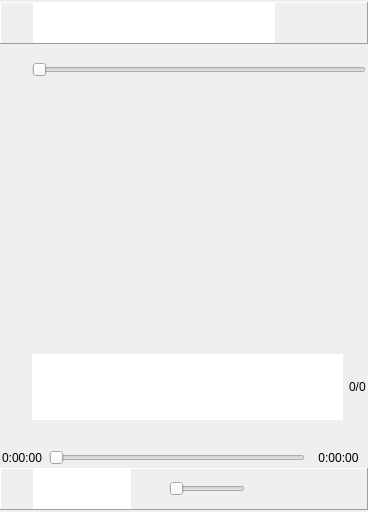
<?xml version="1.0" encoding="UTF-8"?>
<ui version="4.0">
 <class>CMainWindow</class>
 <widget class="QMainWindow" name="CMainWindow">
  <property name="geometry">
   <rect>
    <x>0</x>
    <y>0</y>
    <width>368</width>
    <height>512</height>
   </rect>
  </property>
  <property name="windowTitle">
   <string>AIVCtrl</string>
  </property>
  <widget class="QWidget" name="centralWidget">
   <layout class="QVBoxLayout" name="verticalLayout_7">
    <property name="spacing">
     <number>0</number>
    </property>
    <property name="leftMargin">
     <number>0</number>
    </property>
    <property name="topMargin">
     <number>2</number>
    </property>
    <property name="rightMargin">
     <number>0</number>
    </property>
    <property name="bottomMargin">
     <number>2</number>
    </property>
    <item>
     <widget class="QFrame" name="m_header">
      <property name="frameShape">
       <enum>QFrame::Panel</enum>
      </property>
      <property name="frameShadow">
       <enum>QFrame::Raised</enum>
      </property>
      <layout class="QHBoxLayout" name="horizontalLayout">
       <property name="spacing">
        <number>6</number>
       </property>
       <property name="leftMargin">
        <number>2</number>
       </property>
       <property name="topMargin">
        <number>0</number>
       </property>
       <property name="rightMargin">
        <number>2</number>
       </property>
       <property name="bottomMargin">
        <number>0</number>
       </property>
       <item>
        <widget class="QToolButton" name="m_home">
         <property name="toolTip">
          <string>Home</string>
         </property>
         <property name="icon">
          <iconset resource="aivctrl.qrc">
           <normaloff>:/icons/home.png</normaloff>:/icons/home.png</iconset>
         </property>
         <property name="autoRaise">
          <bool>true</bool>
         </property>
        </widget>
       </item>
       <item>
        <layout class="QVBoxLayout" name="verticalLayout_3">
         <property name="spacing">
          <number>0</number>
         </property>
         <item>
          <widget class="QLineEdit" name="m_provider">
           <property name="toolTip">
            <string>Provider or search</string>
           </property>
           <property name="frame">
            <bool>false</bool>
           </property>
           <property name="readOnly">
            <bool>false</bool>
           </property>
          </widget>
         </item>
         <item>
          <widget class="CFolderBrowser" name="m_folders">
           <property name="toolTip">
            <string>Current folder list</string>
           </property>
           <property name="frame">
            <bool>false</bool>
           </property>
           <property name="readOnly">
            <bool>false</bool>
           </property>
          </widget>
         </item>
        </layout>
       </item>
       <item>
        <widget class="QToolButton" name="m_previousStackedWidgetIndex">
         <property name="toolTip">
          <string>Previous folder</string>
         </property>
         <property name="icon">
          <iconset resource="aivctrl.qrc">
           <normaloff>:/icons/previous_folder.png</normaloff>:/icons/previous_folder.png</iconset>
         </property>
         <property name="autoRaise">
          <bool>true</bool>
         </property>
        </widget>
       </item>
       <item>
        <widget class="QToolButton" name="m_currentQueuePlaying">
         <property name="toolTip">
          <string>Current queue or current playing</string>
         </property>
         <property name="icon">
          <iconset resource="aivctrl.qrc">
           <normaloff>:/icons/queue.png</normaloff>:/icons/queue.png</iconset>
         </property>
         <property name="autoRaise">
          <bool>true</bool>
         </property>
        </widget>
       </item>
       <item>
        <widget class="QToolButton" name="m_contextualActions">
         <property name="toolTip">
          <string>Contextual commands</string>
         </property>
         <property name="icon">
          <iconset resource="aivctrl.qrc">
           <normaloff>:/icons/contextual_actions.png</normaloff>:/icons/contextual_actions.png</iconset>
         </property>
         <property name="popupMode">
          <enum>QToolButton::InstantPopup</enum>
         </property>
         <property name="autoRaise">
          <bool>true</bool>
         </property>
        </widget>
       </item>
      </layout>
     </widget>
    </item>
    <item>
     <widget class="QWidget" name="m_networkProgress" native="true">
      <property name="sizePolicy">
       <sizepolicy hsizetype="Preferred" vsizetype="Fixed">
        <horstretch>0</horstretch>
        <verstretch>0</verstretch>
       </sizepolicy>
      </property>
      <layout class="QHBoxLayout" name="m_comNetworkLayout">
       <property name="spacing">
        <number>9</number>
       </property>
       <property name="leftMargin">
        <number>2</number>
       </property>
       <property name="topMargin">
        <number>0</number>
       </property>
       <property name="rightMargin">
        <number>2</number>
       </property>
       <property name="bottomMargin">
        <number>0</number>
       </property>
       <item>
        <widget class="QLabel" name="m_comServer">
         <property name="sizePolicy">
          <sizepolicy hsizetype="Preferred" vsizetype="Fixed">
           <horstretch>0</horstretch>
           <verstretch>0</verstretch>
          </sizepolicy>
         </property>
         <property name="maximumSize">
          <size>
           <width>20</width>
           <height>20</height>
          </size>
         </property>
         <property name="toolTip">
          <string>Current server</string>
         </property>
         <property name="pixmap">
          <pixmap resource="aivctrl.qrc">:/icons/server.png</pixmap>
         </property>
         <property name="scaledContents">
          <bool>true</bool>
         </property>
        </widget>
       </item>
       <item>
        <widget class="QLabel" name="m_comControlPoint">
         <property name="maximumSize">
          <size>
           <width>20</width>
           <height>20</height>
          </size>
         </property>
         <property name="toolTip">
          <string>AIVCtrl</string>
         </property>
         <property name="pixmap">
          <pixmap resource="aivctrl.qrc">:/icons/aivctrl48.ico</pixmap>
         </property>
         <property name="scaledContents">
          <bool>true</bool>
         </property>
        </widget>
       </item>
       <item>
        <widget class="QLabel" name="m_comRenderer">
         <property name="sizePolicy">
          <sizepolicy hsizetype="Preferred" vsizetype="Fixed">
           <horstretch>0</horstretch>
           <verstretch>0</verstretch>
          </sizepolicy>
         </property>
         <property name="maximumSize">
          <size>
           <width>20</width>
           <height>20</height>
          </size>
         </property>
         <property name="toolTip">
          <string>Current renderer</string>
         </property>
         <property name="pixmap">
          <pixmap resource="aivctrl.qrc">:/icons/device.png</pixmap>
         </property>
         <property name="scaledContents">
          <bool>true</bool>
         </property>
         <property name="alignment">
          <set>Qt::AlignRight|Qt::AlignTrailing|Qt::AlignVCenter</set>
         </property>
        </widget>
       </item>
      </layout>
     </widget>
    </item>
    <item>
     <widget class="QStackedWidget" name="m_stackedWidget">
      <property name="currentIndex">
       <number>4</number>
      </property>
      <widget class="QWidget" name="m_pHome">
       <layout class="QVBoxLayout" name="verticalLayout">
        <property name="spacing">
         <number>6</number>
        </property>
        <property name="leftMargin">
         <number>2</number>
        </property>
        <property name="topMargin">
         <number>0</number>
        </property>
        <property name="rightMargin">
         <number>2</number>
        </property>
        <property name="bottomMargin">
         <number>0</number>
        </property>
        <item>
         <layout class="QHBoxLayout" name="horizontalLayout_8">
          <item>
           <widget class="Line" name="line_4">
            <property name="orientation">
             <enum>Qt::Horizontal</enum>
            </property>
           </widget>
          </item>
          <item>
           <widget class="QLabel" name="m_myDeviceLabel">
            <property name="sizePolicy">
             <sizepolicy hsizetype="Maximum" vsizetype="Preferred">
              <horstretch>0</horstretch>
              <verstretch>0</verstretch>
             </sizepolicy>
            </property>
            <property name="text">
             <string>Playlists</string>
            </property>
            <property name="alignment">
             <set>Qt::AlignCenter</set>
            </property>
           </widget>
          </item>
          <item>
           <widget class="Line" name="line_5">
            <property name="orientation">
             <enum>Qt::Horizontal</enum>
            </property>
           </widget>
          </item>
         </layout>
        </item>
        <item>
         <widget class="CMyDeviceBrowser" name="m_myDevice">
          <property name="sizePolicy">
           <sizepolicy hsizetype="Expanding" vsizetype="Expanding">
            <horstretch>0</horstretch>
            <verstretch>2</verstretch>
           </sizepolicy>
          </property>
          <property name="toolTip">
           <string>Local playlists. Theses playlists are stored on your computer, phone...</string>
          </property>
          <property name="frameShape">
           <enum>QFrame::NoFrame</enum>
          </property>
          <property name="editTriggers">
           <set>QAbstractItemView::EditKeyPressed|QAbstractItemView::SelectedClicked</set>
          </property>
          <property name="sortingEnabled">
           <bool>false</bool>
          </property>
         </widget>
        </item>
        <item>
         <layout class="QHBoxLayout" name="horizontalLayout_9">
          <property name="spacing">
           <number>6</number>
          </property>
          <item>
           <widget class="Line" name="line_2">
            <property name="orientation">
             <enum>Qt::Horizontal</enum>
            </property>
           </widget>
          </item>
          <item>
           <widget class="QLabel" name="m_serverLabel">
            <property name="sizePolicy">
             <sizepolicy hsizetype="Maximum" vsizetype="Preferred">
              <horstretch>0</horstretch>
              <verstretch>0</verstretch>
             </sizepolicy>
            </property>
            <property name="text">
             <string>Servers</string>
            </property>
            <property name="alignment">
             <set>Qt::AlignCenter</set>
            </property>
           </widget>
          </item>
          <item>
           <widget class="Line" name="line_3">
            <property name="sizePolicy">
             <sizepolicy hsizetype="Minimum" vsizetype="Fixed">
              <horstretch>0</horstretch>
              <verstretch>0</verstretch>
             </sizepolicy>
            </property>
            <property name="orientation">
             <enum>Qt::Horizontal</enum>
            </property>
           </widget>
          </item>
         </layout>
        </item>
        <item>
         <widget class="CDeviceBrowser" name="m_servers">
          <property name="sizePolicy">
           <sizepolicy hsizetype="Expanding" vsizetype="Expanding">
            <horstretch>0</horstretch>
            <verstretch>1</verstretch>
           </sizepolicy>
          </property>
          <property name="toolTip">
           <string>Local servers</string>
          </property>
          <property name="frameShape">
           <enum>QFrame::NoFrame</enum>
          </property>
          <property name="sortingEnabled">
           <bool>true</bool>
          </property>
         </widget>
        </item>
        <item>
         <layout class="QHBoxLayout" name="m_cloudLayout">
          <property name="spacing">
           <number>6</number>
          </property>
          <item>
           <widget class="Line" name="m_cloudLine1">
            <property name="orientation">
             <enum>Qt::Horizontal</enum>
            </property>
           </widget>
          </item>
          <item>
           <widget class="QLabel" name="m_cloudLabel">
            <property name="sizePolicy">
             <sizepolicy hsizetype="Maximum" vsizetype="Preferred">
              <horstretch>0</horstretch>
              <verstretch>0</verstretch>
             </sizepolicy>
            </property>
            <property name="text">
             <string>Cloud</string>
            </property>
            <property name="alignment">
             <set>Qt::AlignCenter</set>
            </property>
           </widget>
          </item>
          <item>
           <widget class="Line" name="m_cloudLine2">
            <property name="sizePolicy">
             <sizepolicy hsizetype="Minimum" vsizetype="Fixed">
              <horstretch>0</horstretch>
              <verstretch>0</verstretch>
             </sizepolicy>
            </property>
            <property name="orientation">
             <enum>Qt::Horizontal</enum>
            </property>
           </widget>
          </item>
         </layout>
        </item>
        <item>
         <widget class="CCloudBrowser" name="m_cloud">
          <property name="sizePolicy">
           <sizepolicy hsizetype="Expanding" vsizetype="Expanding">
            <horstretch>0</horstretch>
            <verstretch>1</verstretch>
           </sizepolicy>
          </property>
          <property name="toolTip">
           <string>Remote servers</string>
          </property>
          <property name="frameShape">
           <enum>QFrame::NoFrame</enum>
          </property>
          <property name="sortingEnabled">
           <bool>true</bool>
          </property>
         </widget>
        </item>
       </layout>
      </widget>
      <widget class="QWidget" name="m_pContentDirectory">
       <layout class="QVBoxLayout" name="verticalLayout_4">
        <property name="spacing">
         <number>2</number>
        </property>
        <property name="leftMargin">
         <number>2</number>
        </property>
        <property name="topMargin">
         <number>0</number>
        </property>
        <property name="rightMargin">
         <number>2</number>
        </property>
        <property name="bottomMargin">
         <number>0</number>
        </property>
        <item>
         <widget class="CContentDirectoryBrowser" name="m_contentDirectory">
          <property name="toolTip">
           <string>Content directory of the current server </string>
          </property>
          <property name="frameShape">
           <enum>QFrame::NoFrame</enum>
          </property>
          <property name="alternatingRowColors">
           <bool>true</bool>
          </property>
          <property name="selectionMode">
           <enum>QAbstractItemView::ExtendedSelection</enum>
          </property>
         </widget>
        </item>
       </layout>
      </widget>
      <widget class="QWidget" name="m_pQueue">
       <layout class="QVBoxLayout" name="verticalLayout_5">
        <property name="spacing">
         <number>2</number>
        </property>
        <property name="leftMargin">
         <number>2</number>
        </property>
        <property name="topMargin">
         <number>0</number>
        </property>
        <property name="rightMargin">
         <number>2</number>
        </property>
        <property name="bottomMargin">
         <number>0</number>
        </property>
        <item>
         <widget class="CPlaylistBrowser" name="m_queue">
          <property name="toolTip">
           <string>Current queue</string>
          </property>
          <property name="frameShape">
           <enum>QFrame::NoFrame</enum>
          </property>
          <property name="editTriggers">
           <set>QAbstractItemView::NoEditTriggers</set>
          </property>
          <property name="alternatingRowColors">
           <bool>true</bool>
          </property>
          <property name="selectionMode">
           <enum>QAbstractItemView::ExtendedSelection</enum>
          </property>
         </widget>
        </item>
       </layout>
      </widget>
      <widget class="QWidget" name="m_pPlaylistContent">
       <layout class="QVBoxLayout" name="verticalLayout_2">
        <property name="spacing">
         <number>2</number>
        </property>
        <property name="leftMargin">
         <number>2</number>
        </property>
        <property name="topMargin">
         <number>0</number>
        </property>
        <property name="rightMargin">
         <number>2</number>
        </property>
        <property name="bottomMargin">
         <number>0</number>
        </property>
        <item>
         <widget class="CPlaylistBrowser" name="m_playlistContent">
          <property name="toolTip">
           <string>Current plyalist</string>
          </property>
          <property name="frameShape">
           <enum>QFrame::NoFrame</enum>
          </property>
          <property name="editTriggers">
           <set>QAbstractItemView::NoEditTriggers</set>
          </property>
          <property name="alternatingRowColors">
           <bool>true</bool>
          </property>
          <property name="selectionMode">
           <enum>QAbstractItemView::ExtendedSelection</enum>
          </property>
         </widget>
        </item>
       </layout>
      </widget>
      <widget class="QWidget" name="m_pCurrent">
       <layout class="QGridLayout" name="gridLayout_2">
        <property name="leftMargin">
         <number>2</number>
        </property>
        <property name="topMargin">
         <number>0</number>
        </property>
        <property name="rightMargin">
         <number>2</number>
        </property>
        <property name="bottomMargin">
         <number>0</number>
        </property>
        <property name="spacing">
         <number>2</number>
        </property>
        <item row="0" column="0">
         <layout class="QHBoxLayout" name="horizontalLayout_5">
          <item>
           <widget class="QToolButton" name="m_mute2">
            <property name="toolTip">
             <string>Mute or listen</string>
            </property>
            <property name="icon">
             <iconset resource="aivctrl.qrc">
              <normaloff>:/icons/speaker_on.png</normaloff>:/icons/speaker_on.png</iconset>
            </property>
            <property name="autoRaise">
             <bool>true</bool>
            </property>
           </widget>
          </item>
          <item>
           <widget class="CSlider" name="m_volume2">
            <property name="toolTip">
             <string>Volume</string>
            </property>
            <property name="orientation">
             <enum>Qt::Horizontal</enum>
            </property>
           </widget>
          </item>
         </layout>
        </item>
        <item row="2" column="0">
         <layout class="QHBoxLayout" name="horizontalLayout_6">
          <item>
           <widget class="QToolButton" name="m_favorite">
            <property name="toolTip">
             <string>Favorites</string>
            </property>
            <property name="icon">
             <iconset resource="aivctrl.qrc">
              <normaloff>:/icons/favorite.png</normaloff>:/icons/favorite.png</iconset>
            </property>
            <property name="autoRaise">
             <bool>true</bool>
            </property>
           </widget>
          </item>
          <item>
           <widget class="CTextMetaData" name="m_trackMetadata">
            <property name="sizePolicy">
             <sizepolicy hsizetype="Expanding" vsizetype="Fixed">
              <horstretch>0</horstretch>
              <verstretch>0</verstretch>
             </sizepolicy>
            </property>
            <property name="maximumSize">
             <size>
              <width>16777215</width>
              <height>66</height>
             </size>
            </property>
            <property name="toolTip">
             <string>Title, album and artist</string>
            </property>
            <property name="frameShape">
             <enum>QFrame::NoFrame</enum>
            </property>
            <property name="undoRedoEnabled">
             <bool>false</bool>
            </property>
            <property name="readOnly">
             <bool>true</bool>
            </property>
            <property name="textInteractionFlags">
             <set>Qt::NoTextInteraction</set>
            </property>
           </widget>
          </item>
          <item>
           <widget class="QLabel" name="m_rank">
            <property name="sizePolicy">
             <sizepolicy hsizetype="Preferred" vsizetype="Maximum">
              <horstretch>0</horstretch>
              <verstretch>0</verstretch>
             </sizepolicy>
            </property>
            <property name="toolTip">
             <string>Rank in the queue</string>
            </property>
            <property name="text">
             <string>0/0</string>
            </property>
           </widget>
          </item>
         </layout>
        </item>
        <item row="4" column="0">
         <layout class="QHBoxLayout" name="horizontalLayout_4">
          <item>
           <widget class="QLabel" name="m_relTime">
            <property name="toolTip">
             <string>Time from start</string>
            </property>
            <property name="text">
             <string>0:00:00</string>
            </property>
           </widget>
          </item>
          <item>
           <widget class="CPosition" name="m_position">
            <property name="toolTip">
             <string>Position in the item</string>
            </property>
            <property name="orientation">
             <enum>Qt::Horizontal</enum>
            </property>
           </widget>
          </item>
          <item>
           <widget class="QToolButton" name="m_absTime">
            <property name="toolTip">
             <string>Item duration or remaining time</string>
            </property>
            <property name="text">
             <string>0:00:00</string>
            </property>
            <property name="checkable">
             <bool>true</bool>
            </property>
            <property name="autoRaise">
             <bool>true</bool>
            </property>
           </widget>
          </item>
         </layout>
        </item>
        <item row="1" column="0">
         <widget class="CCover" name="m_cover" native="true">
          <property name="sizePolicy">
           <sizepolicy hsizetype="MinimumExpanding" vsizetype="MinimumExpanding">
            <horstretch>0</horstretch>
            <verstretch>0</verstretch>
           </sizepolicy>
          </property>
          <property name="toolTip">
           <string>Current cover</string>
          </property>
          <property name="text" stdset="0">
           <string/>
          </property>
          <property name="pixmap" stdset="0">
           <pixmap resource="aivctrl.qrc">:/icons/audio_file_big.png</pixmap>
          </property>
         </widget>
        </item>
        <item row="3" column="0">
         <layout class="QHBoxLayout" name="horizontalLayout_3">
          <item>
           <widget class="QToolButton" name="m_repeat">
            <property name="toolTip">
             <string>Repeat all, repeat one or disable repeat</string>
            </property>
            <property name="icon">
             <iconset resource="aivctrl.qrc">
              <normaloff>:/icons/repeat_off.png</normaloff>:/icons/repeat_off.png</iconset>
            </property>
            <property name="autoRaise">
             <bool>true</bool>
            </property>
           </widget>
          </item>
          <item>
           <widget class="QToolButton" name="m_previous2">
            <property name="toolTip">
             <string>Previous item in the queue</string>
            </property>
            <property name="icon">
             <iconset resource="aivctrl.qrc">
              <normaloff>:/icons/previous.png</normaloff>:/icons/previous.png</iconset>
            </property>
            <property name="autoRaise">
             <bool>true</bool>
            </property>
           </widget>
          </item>
          <item>
           <widget class="QToolButton" name="m_play2">
            <property name="toolTip">
             <string>Play, pause, stop</string>
            </property>
            <property name="icon">
             <iconset resource="aivctrl.qrc">
              <normaloff>:/icons/playing_off.png</normaloff>:/icons/playing_off.png</iconset>
            </property>
            <property name="autoRaise">
             <bool>true</bool>
            </property>
           </widget>
          </item>
          <item>
           <widget class="QToolButton" name="m_next2">
            <property name="toolTip">
             <string>Nexst item in the queue</string>
            </property>
            <property name="icon">
             <iconset resource="aivctrl.qrc">
              <normaloff>:/icons/next.png</normaloff>:/icons/next.png</iconset>
            </property>
            <property name="autoRaise">
             <bool>true</bool>
            </property>
           </widget>
          </item>
          <item>
           <widget class="QToolButton" name="m_shuffle">
            <property name="toolTip">
             <string>Enable or disable shuffle</string>
            </property>
            <property name="icon">
             <iconset resource="aivctrl.qrc">
              <normaloff>:/icons/shuffle_off.png</normaloff>:/icons/shuffle_off.png</iconset>
            </property>
            <property name="autoRaise">
             <bool>true</bool>
            </property>
           </widget>
          </item>
         </layout>
        </item>
       </layout>
      </widget>
      <widget class="QWidget" name="m_pDebug">
       <layout class="QHBoxLayout" name="horizontalLayout_7">
        <property name="spacing">
         <number>2</number>
        </property>
        <property name="leftMargin">
         <number>2</number>
        </property>
        <property name="topMargin">
         <number>2</number>
        </property>
        <property name="rightMargin">
         <number>2</number>
        </property>
        <property name="bottomMargin">
         <number>2</number>
        </property>
        <item>
         <widget class="QPlainTextEdit" name="m_dump">
          <property name="frameShape">
           <enum>QFrame::NoFrame</enum>
          </property>
         </widget>
        </item>
       </layout>
      </widget>
     </widget>
    </item>
    <item>
     <widget class="QFrame" name="m_footer">
      <property name="frameShape">
       <enum>QFrame::Panel</enum>
      </property>
      <property name="frameShadow">
       <enum>QFrame::Raised</enum>
      </property>
      <layout class="QHBoxLayout" name="horizontalLayout_2">
       <property name="spacing">
        <number>6</number>
       </property>
       <property name="leftMargin">
        <number>2</number>
       </property>
       <property name="topMargin">
        <number>0</number>
       </property>
       <property name="rightMargin">
        <number>2</number>
       </property>
       <property name="bottomMargin">
        <number>0</number>
       </property>
       <item>
        <widget class="QToolButton" name="m_currentPlayingIcon">
         <property name="toolTip">
          <string>Current playing</string>
         </property>
         <property name="icon">
          <iconset resource="aivctrl.qrc">
           <normaloff>:/icons/no_album_art.png</normaloff>:/icons/no_album_art.png</iconset>
         </property>
         <property name="autoRaise">
          <bool>true</bool>
         </property>
        </widget>
       </item>
       <item>
        <layout class="QVBoxLayout" name="verticalLayout_6">
         <property name="spacing">
          <number>0</number>
         </property>
         <item>
          <widget class="QLineEdit" name="m_rendererName">
           <property name="toolTip">
            <string>Current renderer name</string>
           </property>
           <property name="frame">
            <bool>false</bool>
           </property>
           <property name="readOnly">
            <bool>false</bool>
           </property>
          </widget>
         </item>
         <item>
          <widget class="QLineEdit" name="m_title">
           <property name="toolTip">
            <string>Current title</string>
           </property>
           <property name="frame">
            <bool>false</bool>
           </property>
           <property name="readOnly">
            <bool>false</bool>
           </property>
          </widget>
         </item>
        </layout>
       </item>
       <item>
        <spacer name="horizontalSpacer">
         <property name="orientation">
          <enum>Qt::Horizontal</enum>
         </property>
         <property name="sizeType">
          <enum>QSizePolicy::Minimum</enum>
         </property>
         <property name="sizeHint" stdset="0">
          <size>
           <width>2</width>
           <height>20</height>
          </size>
         </property>
        </spacer>
       </item>
       <item>
        <widget class="QToolButton" name="m_mute">
         <property name="toolTip">
          <string>Mute or listen</string>
         </property>
         <property name="icon">
          <iconset resource="aivctrl.qrc">
           <normaloff>:/icons/speaker_on.png</normaloff>:/icons/speaker_on.png</iconset>
         </property>
         <property name="autoRaise">
          <bool>true</bool>
         </property>
        </widget>
       </item>
       <item>
        <widget class="CSlider" name="m_volume">
         <property name="toolTip">
          <string>Volume</string>
         </property>
         <property name="orientation">
          <enum>Qt::Horizontal</enum>
         </property>
        </widget>
       </item>
       <item>
        <widget class="QToolButton" name="m_previous">
         <property name="toolTip">
          <string>Previous item in the queue</string>
         </property>
         <property name="icon">
          <iconset resource="aivctrl.qrc">
           <normaloff>:/icons/previous.png</normaloff>:/icons/previous.png</iconset>
         </property>
         <property name="autoRaise">
          <bool>true</bool>
         </property>
        </widget>
       </item>
       <item>
        <widget class="QToolButton" name="m_play">
         <property name="toolTip">
          <string>Play, pause, stop</string>
         </property>
         <property name="icon">
          <iconset resource="aivctrl.qrc">
           <normaloff>:/icons/playing_off.png</normaloff>:/icons/playing_off.png</iconset>
         </property>
         <property name="autoRaise">
          <bool>true</bool>
         </property>
        </widget>
       </item>
       <item>
        <widget class="QToolButton" name="m_next">
         <property name="toolTip">
          <string>Next item in the queue</string>
         </property>
         <property name="icon">
          <iconset resource="aivctrl.qrc">
           <normaloff>:/icons/next.png</normaloff>:/icons/next.png</iconset>
         </property>
         <property name="autoRaise">
          <bool>true</bool>
         </property>
        </widget>
       </item>
       <item>
        <widget class="QToolButton" name="m_renderer">
         <property name="toolTip">
          <string>Choose a renderer</string>
         </property>
         <property name="icon">
          <iconset resource="aivctrl.qrc">
           <normaloff>:/icons/renderer.png</normaloff>:/icons/renderer.png</iconset>
         </property>
         <property name="popupMode">
          <enum>QToolButton::InstantPopup</enum>
         </property>
         <property name="autoRaise">
          <bool>true</bool>
         </property>
        </widget>
       </item>
      </layout>
     </widget>
    </item>
   </layout>
  </widget>
 </widget>
 <layoutdefault spacing="6" margin="11"/>
 <customwidgets>
  <customwidget>
   <class>CDeviceBrowser</class>
   <extends>QListWidget</extends>
   <header>aivwidgets/devicebrowser.hpp</header>
  </customwidget>
  <customwidget>
   <class>CContentDirectoryBrowser</class>
   <extends>QListWidget</extends>
   <header>aivwidgets/contentdirectorybrowser.hpp</header>
  </customwidget>
  <customwidget>
   <class>CPlaylistBrowser</class>
   <extends>QListWidget</extends>
   <header>aivwidgets/playlistbrowser.hpp</header>
  </customwidget>
  <customwidget>
   <class>CFolderBrowser</class>
   <extends>QLineEdit</extends>
   <header>aivwidgets/folderbrowser.hpp</header>
  </customwidget>
  <customwidget>
   <class>CTextMetaData</class>
   <extends>QTextEdit</extends>
   <header>aivwidgets/textmetadata.hpp</header>
  </customwidget>
  <customwidget>
   <class>CPosition</class>
   <extends>QSlider</extends>
   <header>aivwidgets/position.hpp</header>
  </customwidget>
  <customwidget>
   <class>CSlider</class>
   <extends>QSlider</extends>
   <header>aivwidgets/slider.hpp</header>
  </customwidget>
  <customwidget>
   <class>CMyDeviceBrowser</class>
   <extends>QListWidget</extends>
   <header>aivwidgets/mydevicebrowser.hpp</header>
  </customwidget>
  <customwidget>
   <class>CCloudBrowser</class>
   <extends>QListWidget</extends>
   <header location="global">aivwidgets/cloudbrowser.hpp</header>
  </customwidget>
  <customwidget>
   <class>CCover</class>
   <extends>QStackedWidget</extends>
   <header>aivwidgets/cover.hpp</header>
  </customwidget>
 </customwidgets>
 <resources>
  <include location="aivctrl.qrc"/>
 </resources>
 <connections/>
</ui>
